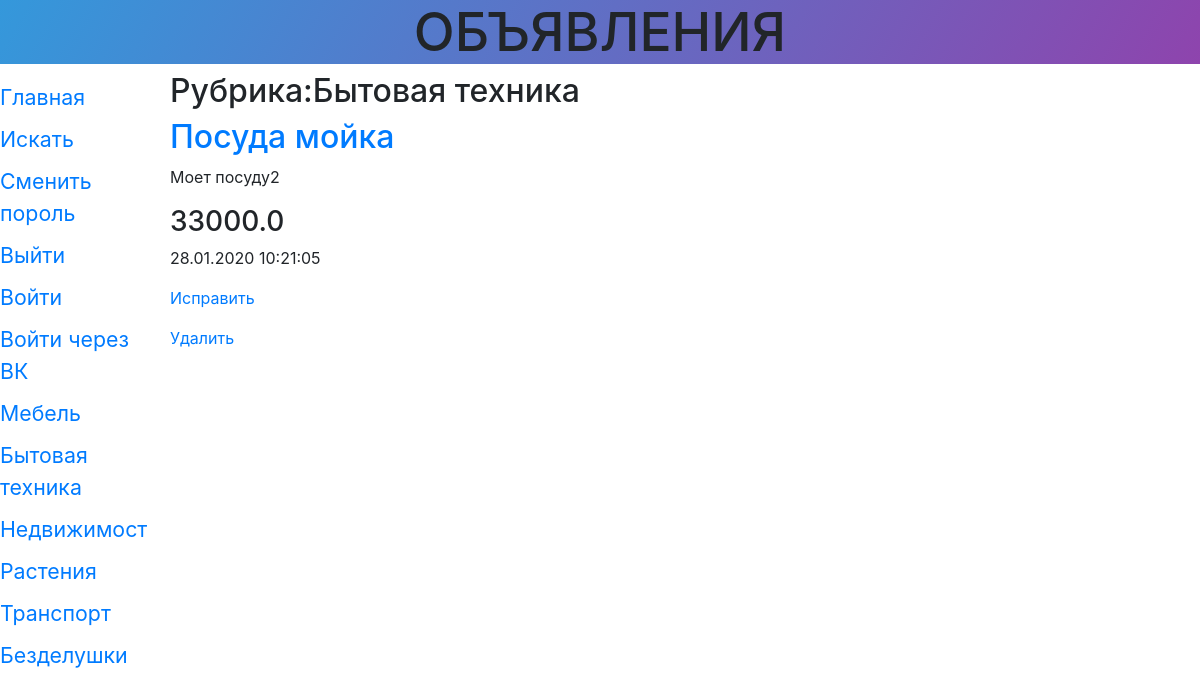
Page /storys/6/ on the committed database.
### storys/models.py (models this page shows, shortened)
class Rubric(models.Model):
	name = models.CharField(max_length=20, db_index=True, verbose_name = 'Название')
	order = models.SmallIntegerField(default = 0, db_index=True)
	class Meta():
		verbose_name_plural = 'Рубрики'
		verbose_name = 'Рубрика'
		ordering = ['order','name']

class Story(models.Model):
	title = models.CharField(max_length=50, verbose_name='Товар')
	content = models.TextField(null = True, blank=True, verbose_name='Описание')
	price = models.FloatField(null = True, blank=True, verbose_name='Цена')
	published = models.DateTimeField(auto_now_add=True, db_index=True, verbose_name='Опубликовано')
	rubric = models.ForeignKey('Rubric', null=True, on_delete = models.PROTECT,verbose_name = 'Рубрика',
		related_name='entries', related_query_name='entry')
	class Meta():
		verbose_name_plural = 'Объявления'
		verbose_name = 'Объявление'
		ordering = ['-published']

### storys/views.py (the view)
# urls.py: path('<int:rubric_id>/', StoryByRubricView.as_view(), name = 'by_rubric'),
class StoryByRubricView(ListView):
	template_name='storys/by_rubric.html'
	context_object_name='bbs'
	def get_queryset(self):
		return Story.objects.filter(rubric=self.kwargs['rubric_id'])
	def get_context_data(self, *args, **kwargs):
		context=super().get_context_data(*args,**kwargs)
		context['rubrics']=Rubric.objects.all()
		context['current_rubric'] = Rubric.objects.get(pk=self.kwargs['rubric_id'])
		return context

### storys/templates/storys/by_rubric.html (shortened to what this page needs)
{% extends 'layout/basic.html'%}
{%block content%}
<h2>Рубрика:{{current_rubric.name}}</h2>
{% for bb in bbs%}
<div>
	<h2><a href="{% url 'detail' pk=bb.pk%}">{{bb.title}}</a></h2>
	<p>{{bb.content}}</p>
	<h3>{{bb.price}}</h3>
	<p>{{bb.published|date:"d.m.Y H:i:s"}}</p>
	<p><a href="{% url 'edit' pk=bb.pk %}">Исправить</a></p>
	<p><a href="{% url 'delete' pk=bb.pk %}">Удалить</a></p>
</div>
{%endfor%}
{%endblock%}

### storys/templates/layout/basic.html (shortened to what this page needs)
{%load static%}
{%load cache%}
<!DOCTYPE html>
<html lang="ru-RU">
<head>
	<link rel="stylesheet" href="https://stackpath.bootstrapcdn.com/bootstrap/4.3.1/css/bootstrap.min.css">
	<link rel="stylesheet" type="text/css" href="{% static 'storys/style.css'%}">
</head>
<body>
	<header>
		<h1>Объявления</h1>
	</header>
	{% cache 300 navbar%}
	<nav>
		<a href="{% url 'index'%}">Главная</a>
		<a href="{% url 'search'%}">Искать</a>
		<a href="{% url 'password_change'%}">Сменить пороль</a>
		<a href="{% url 'logout'%}">Выйти</a>
	{%endcache%}
		{% if user.is_authenticated %}
		{%else%}
		<a href="{% url 'login'%}">Войти</a>
		<a href="{% url 'social:begin' 'vk-oauth2'%}">Войти через ВК</a>
		{%endif%}
		{% for rubric in rubrics%}
		<a href="{% url 'by_rubric' rubric.pk %}">
		{{rubric.name}}</a>
		{%endfor%}
	</nav>
	<section>
		{%block content%}{%endblock%}
	</section>
</body>
</html>

### storys/static/storys/style.css (style rules this page uses)
header h1 { background-image: linear-gradient(120deg,#3498db,#8e44ad); font-size: 40pt; text-transform: uppercase; text-align: center; }
nav { font-size: 16pt; width: 150px; float: left; }
nav a { display: block; margin: 10px 0px; }
section { margin-left: 170px; }

### rows in the picture
Rubric: name "Мебель"
Rubric: name "Бытовая техника"
Rubric: name "Недвижимост"
Rubric: name "Растения"
Rubric: name "Транспорт"
Rubric: name "Безделушки"
Story: title "Посуда мойка", content "Моет посуду2", price "33000.0", published "28.01.2020 10:21:05"
